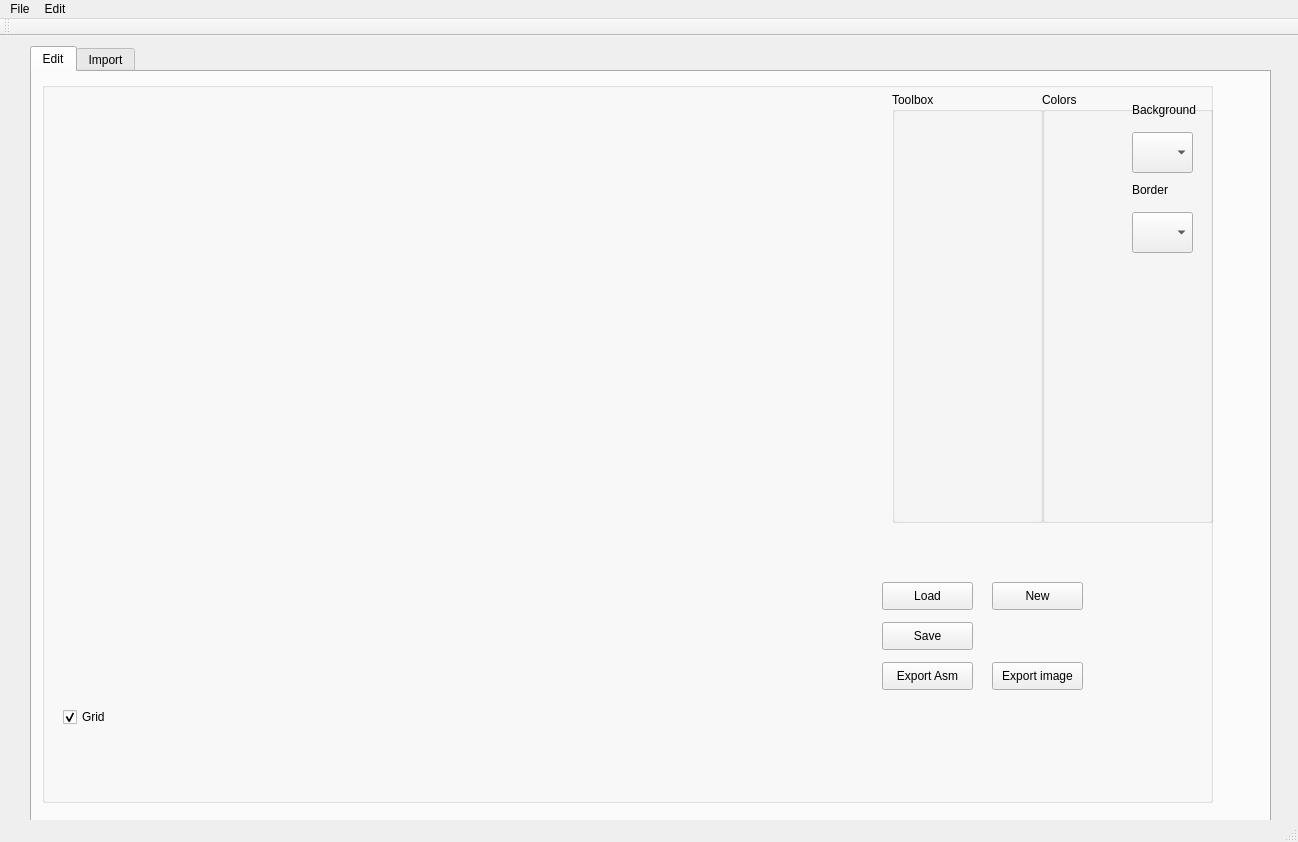
<?xml version="1.0" encoding="UTF-8"?>
<ui version="4.0">
 <class>MainWindow</class>
 <widget class="QMainWindow" name="MainWindow">
  <property name="geometry">
   <rect>
    <x>0</x>
    <y>0</y>
    <width>1298</width>
    <height>842</height>
   </rect>
  </property>
  <property name="windowTitle">
   <string>Fluff 64 0.01</string>
  </property>
  <property name="autoFillBackground">
   <bool>true</bool>
  </property>
  <widget class="QWidget" name="centralWidget">
   <widget class="QTabWidget" name="tabWidget">
    <property name="geometry">
     <rect>
      <x>30</x>
      <y>10</y>
      <width>1241</width>
      <height>781</height>
     </rect>
    </property>
    <property name="currentIndex">
     <number>0</number>
    </property>
    <widget class="QWidget" name="tab">
     <attribute name="title">
      <string>Edit</string>
     </attribute>
     <widget class="QGroupBox" name="groupBox_4">
      <property name="geometry">
       <rect>
        <x>10</x>
        <y>10</y>
        <width>1171</width>
        <height>721</height>
       </rect>
      </property>
      <property name="title">
       <string/>
      </property>
      <widget class="QPushButton" name="btnExportAsm">
       <property name="geometry">
        <rect>
         <x>840</x>
         <y>580</y>
         <width>91</width>
         <height>28</height>
        </rect>
       </property>
       <property name="text">
        <string>Export Asm</string>
       </property>
      </widget>
      <widget class="QPushButton" name="btnLoad">
       <property name="geometry">
        <rect>
         <x>840</x>
         <y>500</y>
         <width>91</width>
         <height>28</height>
        </rect>
       </property>
       <property name="text">
        <string>Load</string>
       </property>
      </widget>
      <widget class="QPushButton" name="btnSave">
       <property name="geometry">
        <rect>
         <x>840</x>
         <y>540</y>
         <width>91</width>
         <height>28</height>
        </rect>
       </property>
       <property name="text">
        <string>Save</string>
       </property>
      </widget>
      <widget class="QLabel" name="lblImage">
       <property name="geometry">
        <rect>
         <x>10</x>
         <y>10</y>
         <width>771</width>
         <height>581</height>
        </rect>
       </property>
       <property name="autoFillBackground">
        <bool>false</bool>
       </property>
       <property name="text">
        <string/>
       </property>
       <property name="scaledContents">
        <bool>true</bool>
       </property>
      </widget>
      <widget class="QGroupBox" name="groupBox_3">
       <property name="geometry">
        <rect>
         <x>850</x>
         <y>10</y>
         <width>151</width>
         <height>431</height>
        </rect>
       </property>
       <property name="title">
        <string>Toolbox</string>
       </property>
       <widget class="QWidget" name="gridLayoutWidget">
        <property name="geometry">
         <rect>
          <x>9</x>
          <y>19</y>
          <width>131</width>
          <height>401</height>
         </rect>
        </property>
        <layout class="QGridLayout" name="lyToolbox"/>
       </widget>
      </widget>
      <widget class="QGroupBox" name="groupBox_5">
       <property name="geometry">
        <rect>
         <x>1000</x>
         <y>10</y>
         <width>171</width>
         <height>431</height>
        </rect>
       </property>
       <property name="title">
        <string>Colors</string>
       </property>
       <widget class="QWidget" name="gridLayoutWidget_2">
        <property name="geometry">
         <rect>
          <x>9</x>
          <y>19</y>
          <width>71</width>
          <height>401</height>
         </rect>
        </property>
        <layout class="QGridLayout" name="layoutColorsEdit"/>
       </widget>
       <widget class="QComboBox" name="cmbBackgroundMain">
        <property name="geometry">
         <rect>
          <x>90</x>
          <y>40</y>
          <width>61</width>
          <height>41</height>
         </rect>
        </property>
       </widget>
       <widget class="QComboBox" name="cmbBorderMain">
        <property name="geometry">
         <rect>
          <x>90</x>
          <y>120</y>
          <width>61</width>
          <height>41</height>
         </rect>
        </property>
       </widget>
       <widget class="QLabel" name="label_6">
        <property name="geometry">
         <rect>
          <x>90</x>
          <y>10</y>
          <width>71</width>
          <height>16</height>
         </rect>
        </property>
        <property name="text">
         <string>Background</string>
        </property>
       </widget>
       <widget class="QLabel" name="label_7">
        <property name="geometry">
         <rect>
          <x>90</x>
          <y>90</y>
          <width>55</width>
          <height>16</height>
         </rect>
        </property>
        <property name="text">
         <string>Border</string>
        </property>
       </widget>
      </widget>
      <widget class="QLabel" name="lblGrid">
       <property name="enabled">
        <bool>true</bool>
       </property>
       <property name="geometry">
        <rect>
         <x>10</x>
         <y>10</y>
         <width>771</width>
         <height>581</height>
        </rect>
       </property>
       <property name="autoFillBackground">
        <bool>false</bool>
       </property>
       <property name="text">
        <string/>
       </property>
       <property name="scaledContents">
        <bool>true</bool>
       </property>
      </widget>
      <widget class="QWidget" name="horizontalLayoutWidget_3">
       <property name="geometry">
        <rect>
         <x>10</x>
         <y>610</y>
         <width>761</width>
         <height>51</height>
        </rect>
       </property>
       <layout class="QHBoxLayout" name="horizontalLayout_2">
        <item>
         <widget class="QCheckBox" name="chkGrid">
          <property name="text">
           <string>Grid</string>
          </property>
          <property name="checked">
           <bool>true</bool>
          </property>
         </widget>
        </item>
       </layout>
      </widget>
      <widget class="QPushButton" name="btnNew">
       <property name="geometry">
        <rect>
         <x>950</x>
         <y>500</y>
         <width>91</width>
         <height>28</height>
        </rect>
       </property>
       <property name="text">
        <string>New</string>
       </property>
      </widget>
      <widget class="QPushButton" name="btnExportImage">
       <property name="geometry">
        <rect>
         <x>950</x>
         <y>580</y>
         <width>91</width>
         <height>28</height>
        </rect>
       </property>
       <property name="text">
        <string>Export image</string>
       </property>
      </widget>
     </widget>
    </widget>
    <widget class="QWidget" name="tab_2">
     <attribute name="title">
      <string>Import</string>
     </attribute>
     <widget class="QGroupBox" name="groupBox_2">
      <property name="geometry">
       <rect>
        <x>790</x>
        <y>80</y>
        <width>421</width>
        <height>281</height>
       </rect>
      </property>
      <property name="title">
       <string>GroupBox</string>
      </property>
      <widget class="QSlider" name="hsSat">
       <property name="geometry">
        <rect>
         <x>90</x>
         <y>110</y>
         <width>321</width>
         <height>22</height>
        </rect>
       </property>
       <property name="value">
        <number>50</number>
       </property>
       <property name="orientation">
        <enum>Qt::Horizontal</enum>
       </property>
      </widget>
      <widget class="QLabel" name="label_2">
       <property name="geometry">
        <rect>
         <x>10</x>
         <y>50</y>
         <width>55</width>
         <height>16</height>
        </rect>
       </property>
       <property name="text">
        <string>Shift</string>
       </property>
      </widget>
      <widget class="QSlider" name="hsShift">
       <property name="geometry">
        <rect>
         <x>90</x>
         <y>50</y>
         <width>321</width>
         <height>22</height>
        </rect>
       </property>
       <property name="value">
        <number>50</number>
       </property>
       <property name="orientation">
        <enum>Qt::Horizontal</enum>
       </property>
      </widget>
      <widget class="QLabel" name="label">
       <property name="geometry">
        <rect>
         <x>10</x>
         <y>20</y>
         <width>55</width>
         <height>16</height>
        </rect>
       </property>
       <property name="text">
        <string>Gamma</string>
       </property>
      </widget>
      <widget class="QSlider" name="hsHsv">
       <property name="geometry">
        <rect>
         <x>90</x>
         <y>80</y>
         <width>321</width>
         <height>22</height>
        </rect>
       </property>
       <property name="value">
        <number>50</number>
       </property>
       <property name="orientation">
        <enum>Qt::Horizontal</enum>
       </property>
      </widget>
      <widget class="QLabel" name="label_4">
       <property name="geometry">
        <rect>
         <x>10</x>
         <y>110</y>
         <width>81</width>
         <height>16</height>
        </rect>
       </property>
       <property name="text">
        <string>Saturation</string>
       </property>
      </widget>
      <widget class="QSlider" name="hsContrast">
       <property name="geometry">
        <rect>
         <x>90</x>
         <y>20</y>
         <width>321</width>
         <height>22</height>
        </rect>
       </property>
       <property name="value">
        <number>25</number>
       </property>
       <property name="orientation">
        <enum>Qt::Horizontal</enum>
       </property>
      </widget>
      <widget class="QLabel" name="label_5">
       <property name="geometry">
        <rect>
         <x>10</x>
         <y>140</y>
         <width>81</width>
         <height>16</height>
        </rect>
       </property>
       <property name="text">
        <string>Blur</string>
       </property>
      </widget>
      <widget class="QLabel" name="label_3">
       <property name="geometry">
        <rect>
         <x>10</x>
         <y>80</y>
         <width>55</width>
         <height>16</height>
        </rect>
       </property>
       <property name="text">
        <string>HSV</string>
       </property>
      </widget>
      <widget class="QSlider" name="hsBlur">
       <property name="geometry">
        <rect>
         <x>90</x>
         <y>140</y>
         <width>321</width>
         <height>22</height>
        </rect>
       </property>
       <property name="value">
        <number>0</number>
       </property>
       <property name="orientation">
        <enum>Qt::Horizontal</enum>
       </property>
      </widget>
     </widget>
     <widget class="QGroupBox" name="groupBox">
      <property name="geometry">
       <rect>
        <x>10</x>
        <y>60</y>
        <width>771</width>
        <height>561</height>
       </rect>
      </property>
      <property name="title">
       <string/>
      </property>
      <widget class="QWidget" name="horizontalLayoutWidget">
       <property name="geometry">
        <rect>
         <x>19</x>
         <y>19</y>
         <width>731</width>
         <height>501</height>
        </rect>
       </property>
       <layout class="QHBoxLayout" name="horizontalLayout">
        <item>
         <widget class="QLabel" name="lblTwo">
          <property name="text">
           <string/>
          </property>
          <property name="scaledContents">
           <bool>true</bool>
          </property>
         </widget>
        </item>
       </layout>
      </widget>
     </widget>
     <widget class="QPushButton" name="pushButton">
      <property name="geometry">
       <rect>
        <x>790</x>
        <y>370</y>
        <width>93</width>
        <height>28</height>
       </rect>
      </property>
      <property name="text">
       <string>Import</string>
      </property>
     </widget>
     <widget class="QGroupBox" name="grpColors">
      <property name="geometry">
       <rect>
        <x>20</x>
        <y>10</y>
        <width>961</width>
        <height>31</height>
       </rect>
      </property>
      <property name="title">
       <string/>
      </property>
      <widget class="QWidget" name="horizontalLayoutWidget_2">
       <property name="geometry">
        <rect>
         <x>0</x>
         <y>0</y>
         <width>951</width>
         <height>31</height>
        </rect>
       </property>
       <layout class="QHBoxLayout" name="layoutColors"/>
      </widget>
     </widget>
     <widget class="QComboBox" name="cmbBackground">
      <property name="geometry">
       <rect>
        <x>1080</x>
        <y>11</y>
        <width>61</width>
        <height>41</height>
       </rect>
      </property>
     </widget>
     <widget class="QComboBox" name="cmbForeground">
      <property name="geometry">
       <rect>
        <x>980</x>
        <y>11</y>
        <width>61</width>
        <height>41</height>
       </rect>
      </property>
     </widget>
    </widget>
   </widget>
  </widget>
  <widget class="QMenuBar" name="menuBar">
   <property name="geometry">
    <rect>
     <x>0</x>
     <y>0</y>
     <width>1298</width>
     <height>26</height>
    </rect>
   </property>
   <widget class="QMenu" name="menuFile">
    <property name="title">
     <string>File</string>
    </property>
    <addaction name="actionImport"/>
   </widget>
   <widget class="QMenu" name="menuEdit">
    <property name="title">
     <string>Edit</string>
    </property>
   </widget>
   <addaction name="menuFile"/>
   <addaction name="menuEdit"/>
  </widget>
  <widget class="QToolBar" name="mainToolBar">
   <attribute name="toolBarArea">
    <enum>TopToolBarArea</enum>
   </attribute>
   <attribute name="toolBarBreak">
    <bool>false</bool>
   </attribute>
  </widget>
  <widget class="QStatusBar" name="statusBar"/>
  <action name="actionImport">
   <property name="text">
    <string>Import</string>
   </property>
  </action>
 </widget>
 <layoutdefault spacing="6" margin="11"/>
 <resources/>
 <connections/>
</ui>
